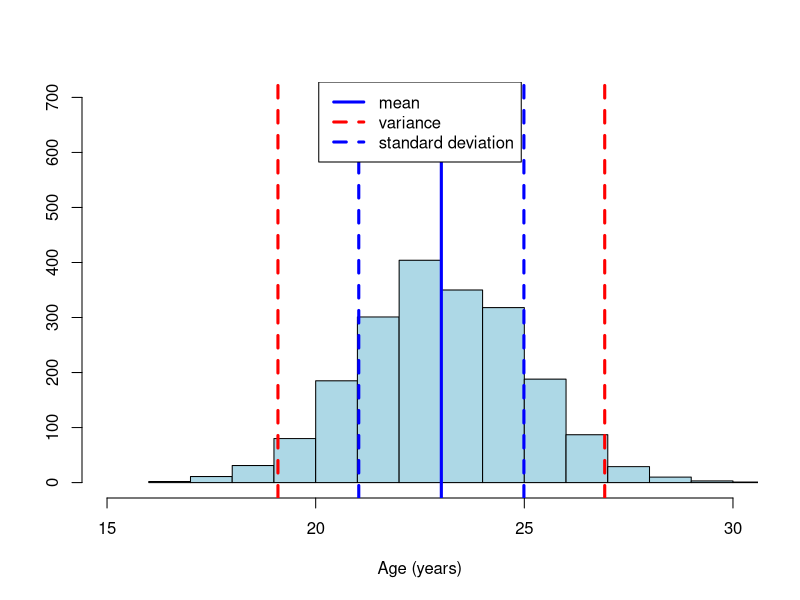
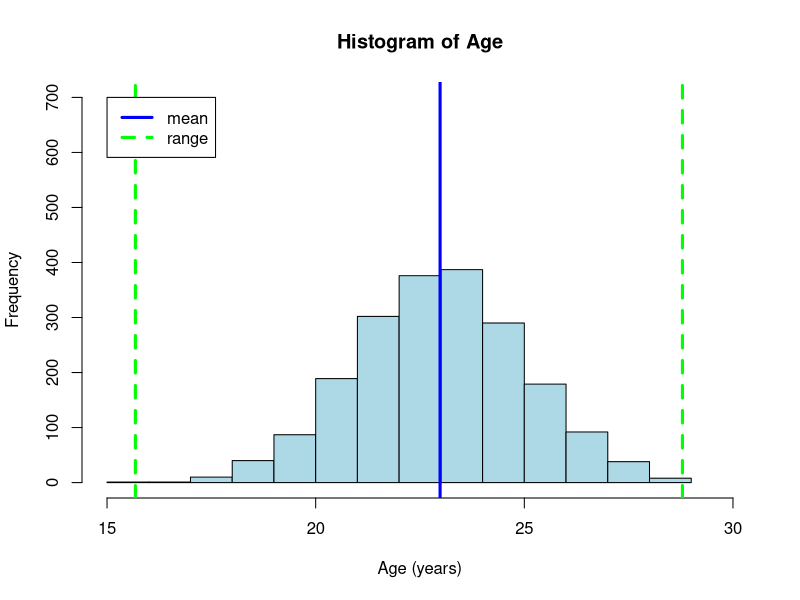
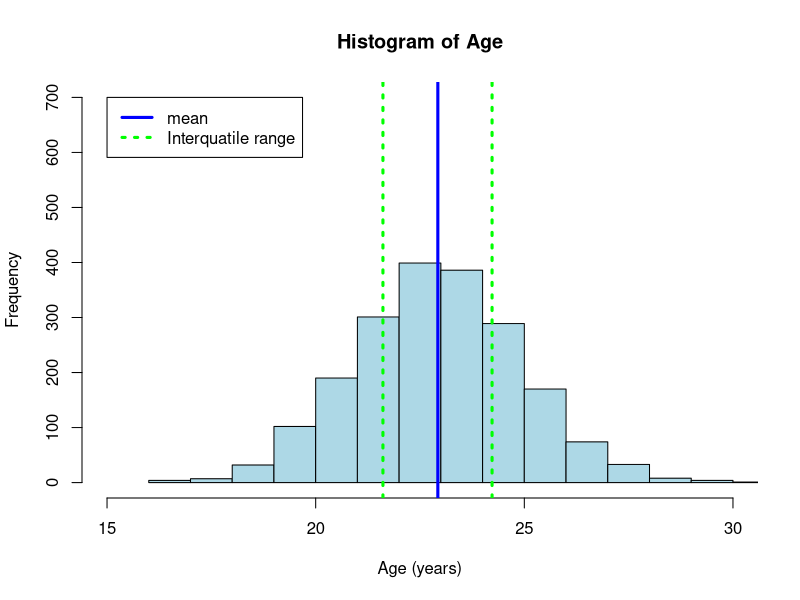
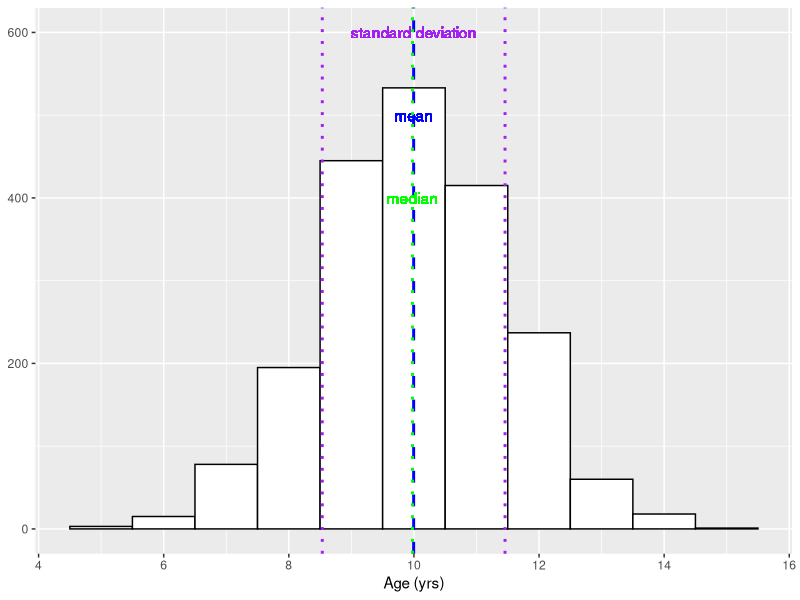
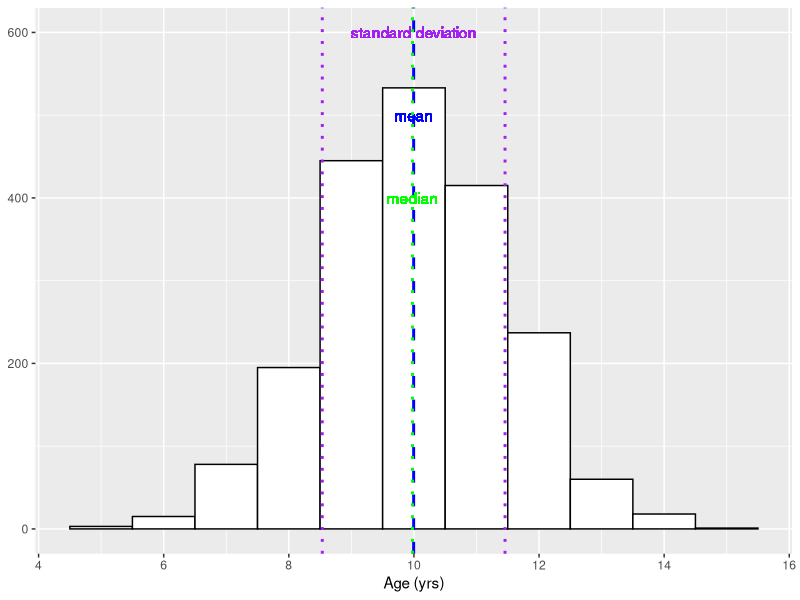

Reproduce these figures in R, in order.
## ---- chunk 1
 knitr::opts_chunk$set(dev = c('pdf', 'png'), fig.align = 'center', fig.height = 5, fig.width = 8.5, pdf.options(encoding = "ISOLatin9.enc"))
#knitr::opts_chunk$set(echo = TRUE)
## ---- chunk 2
Age=c(20, 18,19, 18,18,18,20) # List of 7 numbers
## Cacluate the variance in the long form
Age-mean(Age) # Each element minus the mean
(Age-mean(Age))^2# Each element minus the mean
sum((Age-mean(Age))^2)/6 #Sum the elements and divide by (7-1)=6
# Or just use the function
var(Age)
## ---- chunk 3
Age=c(20, 18,19, 18,18,18,20) # List of 7 numbers
sd(Age) # Each element minus the mean
## ---- chunk 4
Age<-rnorm(2000,23,2)
#png("VarStd.png", width = 6, height = 4, units = 'in', res = 300)
 
hist(Age,col="lightblue",xlab="Age (years)",xlim=c(15,30),ylab=NULL,main=NULL,ylim=c(0,700)) # Histogram of the 7 numbers
abline(v=mean(Age),col="blue",lwd=3)# line indicating the mean
abline(v=c(mean(Age)-var(Age),mean(Age)+var(Age)), col=c("red", "red"), lty=c(2,2), lwd=c(3, 3))# Variance
abline(v=c(mean(Age)-sd(Age),mean(Age)+sd(Age)), col=c("blue", "blue"), lty=c(2,2), lwd=c(3, 3))# Standard Deviation
legend("top",c("mean","variance","standard deviation"),lwd=c(3,3,3),lty=c(1,2,2),col=c("blue","red","blue"))
#dev.off()

## ---- chunk 5
Age<-rnorm(2000,23,2)
range(Age)

## ---- chunk 6
#png(filename = "Range.png")
hist(Age,col="lightblue",xlab="Age (years)",xlim=c(15,30),ylim=c(0,700)) # Histogram of the 7 numbers
abline(v=mean(Age),col="blue",lwd=3)# line indicating the mean
abline(v=range(Age), col=c("green", "green"), lty=c(2,2), lwd=c(3, 3))
legend(15,700,c("mean","range"),lwd=c(3,3),lty=c(1,2),col=c("blue","green"))
#dev.off()
## ---- chunk 7
Age<-rnorm(2000,23,2)
#png(filename = "InterQuart.png")
hist(Age,col="lightblue",xlab="Age (years)",xlim=c(15,30),ylim=c(0,700)) # Histogram of the 7 numbers
abline(v=mean(Age),col="blue",lwd=3)# line indicating the mean
abline(v=c(quantile(Age, 1/4) , quantile(Age, 3/4)), col=c("green", "green"), lty=c(3,3), lwd=c(3, 3))
legend(15,700,c("mean","Interquatile range"),lwd=c(3,3),lty=c(1,3),col=c("blue","green"))
#dev.off()

## ---- chunk 8
#png("First_Moment.png", width = 4, height = 3, units = 'in', res = 200)

library(ggplot2)
Age<-c(rnorm(2000,10,1.5))

df <- data.frame(Age)
ggplot(df, aes(x=Age)) +  geom_histogram(color="black", fill="white",binwidth = 1)+xlab("Age (yrs)")+ylab(NULL)+ theme(plot.title = element_text(hjust=1.0))+geom_vline(xintercept=mean(Age)-sd(Age),col="purple",size=1,labels="mean",linetype="dotted")+
geom_vline(xintercept=mean(Age)+sd(Age),col="purple",size=1,linetype="dotted")+
  geom_text(aes(x=mean(Age), label="standard deviation", y=600), colour="purple",  text=element_text(size=11))+
geom_vline(xintercept=mean(Age),col="blue",size=1,linetype="dashed")+
  geom_text(aes(x=mean(Age), label="mean", y=500), colour="blue",  text=element_text(size=11))+
geom_vline(xintercept=median(Age),col="green",size=1,linetype="dotted")+
  geom_text(aes(x=median(Age), label="median", y=400), colour="green",  text=element_text(size=11))

ggsave("SecondMoment.png",dpi=300, width = 4, height = 2.5)


